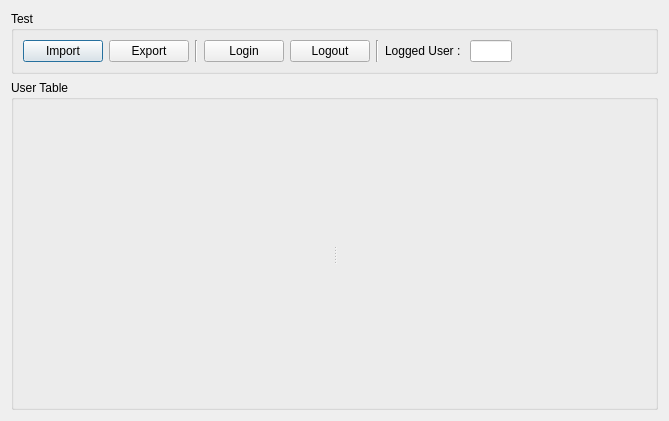
<?xml version="1.0" encoding="UTF-8"?>
<ui version="4.0">
 <class>QUaRoleTableTestDialog</class>
 <widget class="QDialog" name="QUaRoleTableTestDialog">
  <property name="geometry">
   <rect>
    <x>0</x>
    <y>0</y>
    <width>669</width>
    <height>421</height>
   </rect>
  </property>
  <property name="windowTitle">
   <string>Dialog</string>
  </property>
  <layout class="QVBoxLayout" name="verticalLayout">
   <item>
    <widget class="QGroupBox" name="groupBoxTest">
     <property name="sizePolicy">
      <sizepolicy hsizetype="Preferred" vsizetype="Fixed">
       <horstretch>0</horstretch>
       <verstretch>0</verstretch>
      </sizepolicy>
     </property>
     <property name="title">
      <string>Test</string>
     </property>
     <layout class="QHBoxLayout" name="horizontalLayout">
      <item>
       <widget class="QPushButton" name="pushButtonImport">
        <property name="text">
         <string>Import</string>
        </property>
       </widget>
      </item>
      <item>
       <widget class="QPushButton" name="pushButtonExport">
        <property name="text">
         <string>Export</string>
        </property>
       </widget>
      </item>
      <item>
       <widget class="Line" name="line_2">
        <property name="orientation">
         <enum>Qt::Vertical</enum>
        </property>
       </widget>
      </item>
      <item>
       <widget class="QPushButton" name="pushButtonLogin">
        <property name="text">
         <string>Login</string>
        </property>
       </widget>
      </item>
      <item>
       <widget class="QPushButton" name="pushButtonLogout">
        <property name="text">
         <string>Logout</string>
        </property>
       </widget>
      </item>
      <item>
       <widget class="Line" name="line">
        <property name="orientation">
         <enum>Qt::Vertical</enum>
        </property>
       </widget>
      </item>
      <item>
       <widget class="QLabel" name="labelCurrUser">
        <property name="text">
         <string>Logged User : </string>
        </property>
       </widget>
      </item>
      <item>
       <widget class="QLineEdit" name="lineEditLoggedUser">
        <property name="readOnly">
         <bool>true</bool>
        </property>
       </widget>
      </item>
      <item>
       <spacer name="horizontalSpacer">
        <property name="orientation">
         <enum>Qt::Horizontal</enum>
        </property>
        <property name="sizeHint" stdset="0">
         <size>
          <width>200</width>
          <height>20</height>
         </size>
        </property>
       </spacer>
      </item>
     </layout>
    </widget>
   </item>
   <item>
    <widget class="QGroupBox" name="groupBoxUserTable">
     <property name="title">
      <string>User Table</string>
     </property>
     <layout class="QVBoxLayout" name="verticalLayout_2">
      <property name="leftMargin">
       <number>9</number>
      </property>
      <property name="topMargin">
       <number>9</number>
      </property>
      <property name="rightMargin">
       <number>9</number>
      </property>
      <property name="bottomMargin">
       <number>9</number>
      </property>
      <item>
       <widget class="QSplitter" name="splitter">
        <property name="orientation">
         <enum>Qt::Horizontal</enum>
        </property>
        <widget class="QUaRoleTable" name="widgetRoleTable" native="true"/>
        <widget class="QUaRoleWidgetEdit" name="widgetRoleEdit" native="true"/>
       </widget>
      </item>
     </layout>
    </widget>
   </item>
  </layout>
 </widget>
 <customwidgets>
  <customwidget>
   <class>QUaRoleTable</class>
   <extends>QWidget</extends>
   <header location="global">QUaRoleTable</header>
   <container>1</container>
  </customwidget>
  <customwidget>
   <class>QUaRoleWidgetEdit</class>
   <extends>QWidget</extends>
   <header location="global">QUaRoleWidgetEdit</header>
   <container>1</container>
  </customwidget>
 </customwidgets>
 <resources/>
 <connections/>
</ui>
